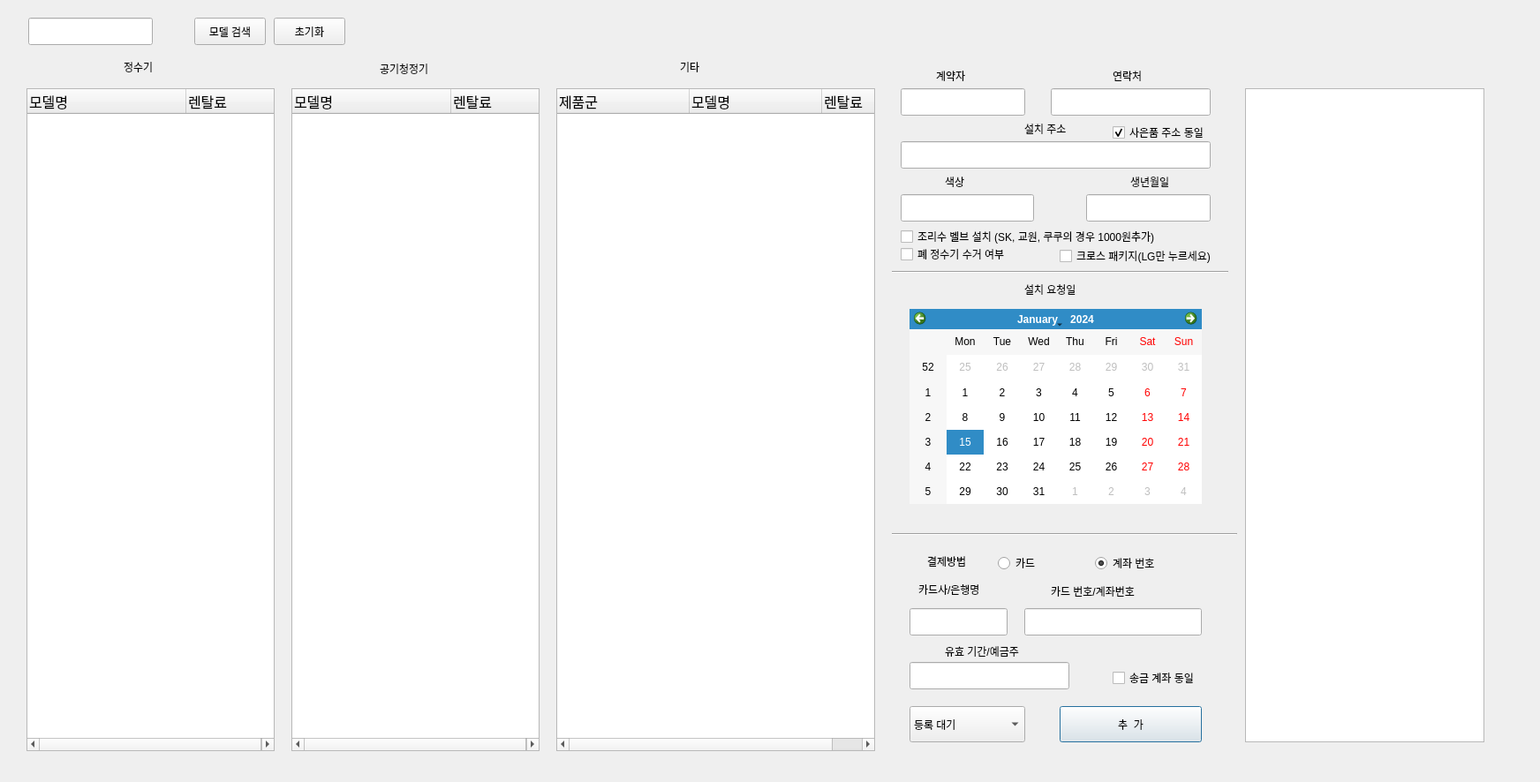
<?xml version="1.0" encoding="UTF-8"?>
<ui version="4.0">
 <class>Dialog</class>
 <widget class="QDialog" name="Dialog">
  <property name="geometry">
   <rect>
    <x>0</x>
    <y>0</y>
    <width>1744</width>
    <height>886</height>
   </rect>
  </property>
  <property name="windowTitle">
   <string>Dialog</string>
  </property>
  <widget class="QPushButton" name="model_append">
   <property name="geometry">
    <rect>
     <x>1200</x>
     <y>800</y>
     <width>161</width>
     <height>41</height>
    </rect>
   </property>
   <property name="text">
    <string>추  가</string>
   </property>
  </widget>
  <widget class="QLabel" name="label">
   <property name="geometry">
    <rect>
     <x>140</x>
     <y>70</y>
     <width>56</width>
     <height>12</height>
    </rect>
   </property>
   <property name="text">
    <string>정수기</string>
   </property>
  </widget>
  <widget class="QLabel" name="label_2">
   <property name="geometry">
    <rect>
     <x>430</x>
     <y>70</y>
     <width>71</width>
     <height>16</height>
    </rect>
   </property>
   <property name="text">
    <string>공기청정기</string>
   </property>
  </widget>
  <widget class="QLabel" name="label_3">
   <property name="geometry">
    <rect>
     <x>770</x>
     <y>70</y>
     <width>56</width>
     <height>12</height>
    </rect>
   </property>
   <property name="text">
    <string>기타</string>
   </property>
  </widget>
  <widget class="QCheckBox" name="valve_token">
   <property name="geometry">
    <rect>
     <x>1020</x>
     <y>260</y>
     <width>331</width>
     <height>16</height>
    </rect>
   </property>
   <property name="text">
    <string>조리수 벨브 설치 (SK, 교원, 쿠쿠의 경우 1000원추가)</string>
   </property>
   <property name="checked">
    <bool>false</bool>
   </property>
  </widget>
  <widget class="QTreeWidget" name="treeWidget_1">
   <property name="geometry">
    <rect>
     <x>30</x>
     <y>100</y>
     <width>281</width>
     <height>751</height>
    </rect>
   </property>
   <property name="font">
    <font>
     <pointsize>12</pointsize>
    </font>
   </property>
   <property name="focusPolicy">
    <enum>Qt::StrongFocus</enum>
   </property>
   <property name="selectionMode">
    <enum>QAbstractItemView::MultiSelection</enum>
   </property>
   <property name="uniformRowHeights">
    <bool>false</bool>
   </property>
   <attribute name="headerVisible">
    <bool>true</bool>
   </attribute>
   <attribute name="headerCascadingSectionResizes">
    <bool>false</bool>
   </attribute>
   <attribute name="headerDefaultSectionSize">
    <number>180</number>
   </attribute>
   <attribute name="headerMinimumSectionSize">
    <number>5</number>
   </attribute>
   <column>
    <property name="text">
     <string>모델명</string>
    </property>
   </column>
   <column>
    <property name="text">
     <string>렌탈료</string>
    </property>
   </column>
  </widget>
  <widget class="QTreeWidget" name="treeWidget_2">
   <property name="geometry">
    <rect>
     <x>330</x>
     <y>100</y>
     <width>281</width>
     <height>751</height>
    </rect>
   </property>
   <property name="font">
    <font>
     <pointsize>12</pointsize>
    </font>
   </property>
   <property name="selectionMode">
    <enum>QAbstractItemView::MultiSelection</enum>
   </property>
   <attribute name="headerDefaultSectionSize">
    <number>180</number>
   </attribute>
   <attribute name="headerMinimumSectionSize">
    <number>5</number>
   </attribute>
   <column>
    <property name="text">
     <string>모델명</string>
    </property>
   </column>
   <column>
    <property name="text">
     <string>렌탈료</string>
    </property>
   </column>
  </widget>
  <widget class="QTreeWidget" name="treeWidget_3">
   <property name="geometry">
    <rect>
     <x>630</x>
     <y>100</y>
     <width>361</width>
     <height>751</height>
    </rect>
   </property>
   <property name="font">
    <font>
     <pointsize>12</pointsize>
    </font>
   </property>
   <property name="sizeAdjustPolicy">
    <enum>QAbstractScrollArea::AdjustToContents</enum>
   </property>
   <property name="selectionMode">
    <enum>QAbstractItemView::MultiSelection</enum>
   </property>
   <property name="allColumnsShowFocus">
    <bool>true</bool>
   </property>
   <attribute name="headerCascadingSectionResizes">
    <bool>false</bool>
   </attribute>
   <attribute name="headerDefaultSectionSize">
    <number>150</number>
   </attribute>
   <attribute name="headerMinimumSectionSize">
    <number>5</number>
   </attribute>
   <column>
    <property name="text">
     <string>제품군</string>
    </property>
   </column>
   <column>
    <property name="text">
     <string>모델명</string>
    </property>
   </column>
   <column>
    <property name="text">
     <string>렌탈료</string>
    </property>
   </column>
  </widget>
  <widget class="QCalendarWidget" name="win_request_date">
   <property name="geometry">
    <rect>
     <x>1030</x>
     <y>350</y>
     <width>331</width>
     <height>221</height>
    </rect>
   </property>
  </widget>
  <widget class="QLabel" name="label_8">
   <property name="geometry">
    <rect>
     <x>1160</x>
     <y>320</y>
     <width>71</width>
     <height>16</height>
    </rect>
   </property>
   <property name="text">
    <string>설치 요청일</string>
   </property>
  </widget>
  <widget class="QComboBox" name="comboBox">
   <property name="geometry">
    <rect>
     <x>1030</x>
     <y>800</y>
     <width>131</width>
     <height>41</height>
    </rect>
   </property>
   <item>
    <property name="text">
     <string>등록 대기</string>
    </property>
   </item>
   <item>
    <property name="text">
     <string>예약</string>
    </property>
   </item>
   <item>
    <property name="text">
     <string>등록 완료</string>
    </property>
   </item>
   <item>
    <property name="text">
     <string>취소</string>
    </property>
   </item>
   <item>
    <property name="text">
     <string>설치 보류</string>
    </property>
   </item>
   <item>
    <property name="text">
     <string>설치 완료</string>
    </property>
   </item>
   <item>
    <property name="text">
     <string>카톡 대기</string>
    </property>
   </item>
  </widget>
  <widget class="QLabel" name="label_11">
   <property name="geometry">
    <rect>
     <x>1060</x>
     <y>80</y>
     <width>56</width>
     <height>12</height>
    </rect>
   </property>
   <property name="text">
    <string>계약자</string>
   </property>
  </widget>
  <widget class="QLineEdit" name="win_name">
   <property name="geometry">
    <rect>
     <x>1020</x>
     <y>100</y>
     <width>141</width>
     <height>31</height>
    </rect>
   </property>
  </widget>
  <widget class="QLineEdit" name="win_phone_number">
   <property name="geometry">
    <rect>
     <x>1190</x>
     <y>100</y>
     <width>181</width>
     <height>31</height>
    </rect>
   </property>
  </widget>
  <widget class="QLabel" name="label_12">
   <property name="geometry">
    <rect>
     <x>1260</x>
     <y>80</y>
     <width>56</width>
     <height>12</height>
    </rect>
   </property>
   <property name="text">
    <string>연락처</string>
   </property>
  </widget>
  <widget class="QLineEdit" name="win_address">
   <property name="geometry">
    <rect>
     <x>1020</x>
     <y>160</y>
     <width>351</width>
     <height>31</height>
    </rect>
   </property>
  </widget>
  <widget class="QLabel" name="label_13">
   <property name="geometry">
    <rect>
     <x>1160</x>
     <y>140</y>
     <width>56</width>
     <height>12</height>
    </rect>
   </property>
   <property name="text">
    <string>설치 주소</string>
   </property>
  </widget>
  <widget class="QLineEdit" name="win_color">
   <property name="geometry">
    <rect>
     <x>1020</x>
     <y>220</y>
     <width>151</width>
     <height>31</height>
    </rect>
   </property>
  </widget>
  <widget class="QLabel" name="label_14">
   <property name="geometry">
    <rect>
     <x>1070</x>
     <y>200</y>
     <width>56</width>
     <height>12</height>
    </rect>
   </property>
   <property name="text">
    <string>색상</string>
   </property>
  </widget>
  <widget class="QLineEdit" name="win_birth_date">
   <property name="geometry">
    <rect>
     <x>1230</x>
     <y>220</y>
     <width>141</width>
     <height>31</height>
    </rect>
   </property>
  </widget>
  <widget class="QLabel" name="label_15">
   <property name="geometry">
    <rect>
     <x>1280</x>
     <y>200</y>
     <width>56</width>
     <height>12</height>
    </rect>
   </property>
   <property name="text">
    <string>생년월일</string>
   </property>
  </widget>
  <widget class="QCheckBox" name="win_address_token">
   <property name="geometry">
    <rect>
     <x>1260</x>
     <y>140</y>
     <width>111</width>
     <height>20</height>
    </rect>
   </property>
   <property name="text">
    <string>사은품 주소 동일</string>
   </property>
   <property name="checked">
    <bool>true</bool>
   </property>
  </widget>
  <widget class="QLabel" name="QLabel_brand_label">
   <property name="geometry">
    <rect>
     <x>30</x>
     <y>60</y>
     <width>81</width>
     <height>31</height>
    </rect>
   </property>
   <property name="font">
    <font>
     <family>Agency FB</family>
     <pointsize>12</pointsize>
     <weight>75</weight>
     <bold>true</bold>
    </font>
   </property>
   <property name="text">
    <string/>
   </property>
  </widget>
  <widget class="QLineEdit" name="win_card_text">
   <property name="geometry">
    <rect>
     <x>1030</x>
     <y>689</y>
     <width>111</width>
     <height>31</height>
    </rect>
   </property>
  </widget>
  <widget class="QLineEdit" name="win_card_account">
   <property name="geometry">
    <rect>
     <x>1160</x>
     <y>689</y>
     <width>201</width>
     <height>31</height>
    </rect>
   </property>
  </widget>
  <widget class="QLineEdit" name="win_validity">
   <property name="geometry">
    <rect>
     <x>1030</x>
     <y>750</y>
     <width>181</width>
     <height>31</height>
    </rect>
   </property>
  </widget>
  <widget class="QLabel" name="label_19">
   <property name="geometry">
    <rect>
     <x>1040</x>
     <y>660</y>
     <width>91</width>
     <height>16</height>
    </rect>
   </property>
   <property name="text">
    <string>카드사/은행명</string>
   </property>
  </widget>
  <widget class="QLabel" name="label_20">
   <property name="geometry">
    <rect>
     <x>1190</x>
     <y>660</y>
     <width>131</width>
     <height>20</height>
    </rect>
   </property>
   <property name="text">
    <string>카드 번호/계좌번호</string>
   </property>
  </widget>
  <widget class="QLabel" name="label_21">
   <property name="geometry">
    <rect>
     <x>1070</x>
     <y>730</y>
     <width>131</width>
     <height>16</height>
    </rect>
   </property>
   <property name="text">
    <string>유효 기간/예금주</string>
   </property>
  </widget>
  <widget class="QRadioButton" name="win_radio_card">
   <property name="geometry">
    <rect>
     <x>1130</x>
     <y>630</y>
     <width>90</width>
     <height>16</height>
    </rect>
   </property>
   <property name="text">
    <string>카드</string>
   </property>
  </widget>
  <widget class="QRadioButton" name="win_radio_account">
   <property name="geometry">
    <rect>
     <x>1240</x>
     <y>630</y>
     <width>90</width>
     <height>16</height>
    </rect>
   </property>
   <property name="text">
    <string>계좌 번호</string>
   </property>
   <property name="checked">
    <bool>true</bool>
   </property>
  </widget>
  <widget class="QLabel" name="label_16">
   <property name="geometry">
    <rect>
     <x>1050</x>
     <y>630</y>
     <width>56</width>
     <height>12</height>
    </rect>
   </property>
   <property name="text">
    <string>결제방법</string>
   </property>
  </widget>
  <widget class="QCheckBox" name="account_token">
   <property name="geometry">
    <rect>
     <x>1260</x>
     <y>760</y>
     <width>111</width>
     <height>16</height>
    </rect>
   </property>
   <property name="text">
    <string>송금 계좌 동일</string>
   </property>
  </widget>
  <widget class="QTextEdit" name="textEdit">
   <property name="geometry">
    <rect>
     <x>1410</x>
     <y>100</y>
     <width>271</width>
     <height>741</height>
    </rect>
   </property>
  </widget>
  <widget class="QLineEdit" name="win_model_search_text">
   <property name="geometry">
    <rect>
     <x>32</x>
     <y>20</y>
     <width>141</width>
     <height>31</height>
    </rect>
   </property>
  </widget>
  <widget class="QPushButton" name="model_search_btn">
   <property name="geometry">
    <rect>
     <x>220</x>
     <y>20</y>
     <width>81</width>
     <height>31</height>
    </rect>
   </property>
   <property name="text">
    <string>모델 검색</string>
   </property>
  </widget>
  <widget class="QPushButton" name="init_btn">
   <property name="geometry">
    <rect>
     <x>310</x>
     <y>20</y>
     <width>81</width>
     <height>31</height>
    </rect>
   </property>
   <property name="text">
    <string>초기화</string>
   </property>
  </widget>
  <widget class="Line" name="line">
   <property name="geometry">
    <rect>
     <x>1010</x>
     <y>300</y>
     <width>381</width>
     <height>16</height>
    </rect>
   </property>
   <property name="orientation">
    <enum>Qt::Horizontal</enum>
   </property>
  </widget>
  <widget class="Line" name="line_2">
   <property name="geometry">
    <rect>
     <x>1010</x>
     <y>595</y>
     <width>391</width>
     <height>21</height>
    </rect>
   </property>
   <property name="orientation">
    <enum>Qt::Horizontal</enum>
   </property>
  </widget>
  <widget class="QCheckBox" name="old_purifier_token">
   <property name="geometry">
    <rect>
     <x>1020</x>
     <y>280</y>
     <width>141</width>
     <height>16</height>
    </rect>
   </property>
   <property name="text">
    <string>폐 정수기 수거 여부</string>
   </property>
   <property name="checked">
    <bool>false</bool>
   </property>
  </widget>
  <widget class="QCheckBox" name="cross_package_token">
   <property name="geometry">
    <rect>
     <x>1200</x>
     <y>280</y>
     <width>201</width>
     <height>20</height>
    </rect>
   </property>
   <property name="text">
    <string>크로스 패키지(LG만 누르세요)</string>
   </property>
   <property name="checked">
    <bool>false</bool>
   </property>
  </widget>
 </widget>
 <resources/>
 <connections/>
</ui>
